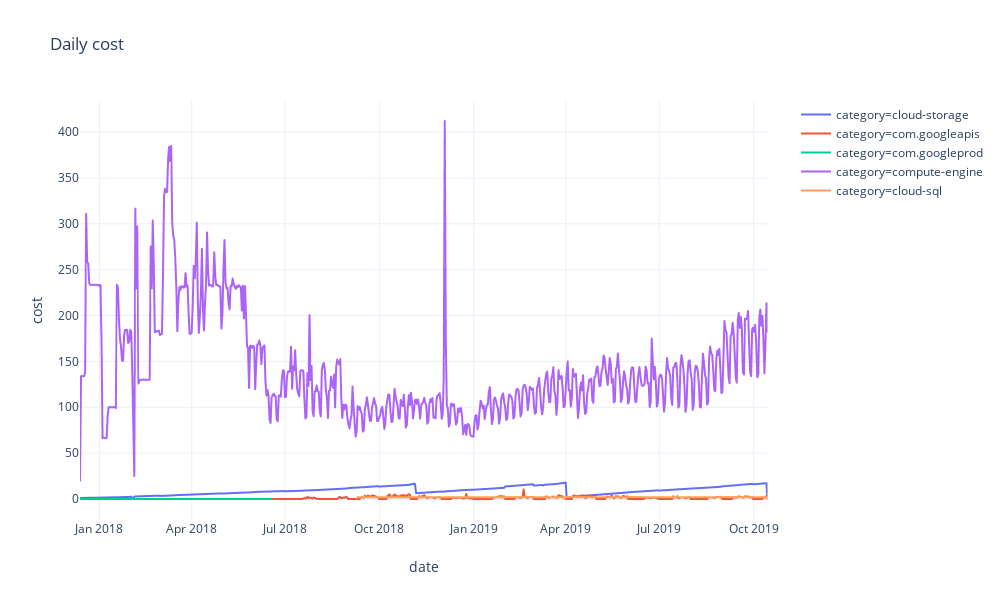

Notebook source saved alongside this figure:
### Code cell
pe.line(category, x='date', y='cost', color='category', width=1000, template='plotly_white', title="Daily cost")

### Figure 1 — Plotly figure (JSON) as saved in the notebook; plotly's stock layout.template omitted (floating-point values rounded to 4 significant figures; data arrays with more than 128 entries replaced by an {"elided": "..."} marker saying what was removed)
{"data": [{"hoverlabel": {"namelength": 0}, "hovertemplate": "category=cloud-storage<br>date=%{x}<br>cost=%{y}", "legendgroup": "category=cloud-storage", "line": {"color": "#636efa", "dash": "solid"}, "mode": "lines", "name": "category=cloud-storage", "showlegend": true, "type": "scattergl", "x": {"elided": "671 str values"}, "xaxis": "x", "y": {"elided": "671 float values"}, "yaxis": "y"}, {"hoverlabel": {"namelength": 0}, "hovertemplate": "category=com.googleapis<br>date=%{x}<br>cost=%{y}", "legendgroup": "category=com.googleapis", "line": {"color": "#EF553B", "dash": "solid"}, "mode": "lines", "name": "category=com.googleapis", "showlegend": true, "type": "scattergl", "x": {"elided": "671 str values"}, "xaxis": "x", "y": {"elided": "671 float values"}, "yaxis": "y"}, {"hoverlabel": {"namelength": 0}, "hovertemplate": "category=com.googleprod<br>date=%{x}<br>cost=%{y}", "legendgroup": "category=com.googleprod", "line": {"color": "#00cc96", "dash": "solid"}, "mode": "lines", "name": "category=com.googleprod", "showlegend": true, "type": "scattergl", "x": {"elided": "187 str values"}, "xaxis": "x", "y": {"elided": "187 int values"}, "yaxis": "y"}, {"hoverlabel": {"namelength": 0}, "hovertemplate": "category=compute-engine<br>date=%{x}<br>cost=%{y}", "legendgroup": "category=compute-engine", "line": {"color": "#ab63fa", "dash": "solid"}, "mode": "lines", "name": "category=compute-engine", "showlegend": true, "type": "scattergl", "x": {"elided": "671 str values"}, "xaxis": "x", "y": {"elided": "671 float values"}, "yaxis": "y"}, {"hoverlabel": {"namelength": 0}, "hovertemplate": "category=cloud-sql<br>date=%{x}<br>cost=%{y}", "legendgroup": "category=cloud-sql", "line": {"color": "#FFA15A", "dash": "solid"}, "mode": "lines", "name": "category=cloud-sql", "showlegend": true, "type": "scattergl", "x": {"elided": "402 str values"}, "xaxis": "x", "y": {"elided": "402 float values"}, "yaxis": "y"}], "layout": {"height": 600, "legend": {"tracegroupgap": 0}, "title": {"text": "Daily cost"}, "width": 1000, "xaxis": {"anchor": "y", "autorange": true, "domain": [0, 0.98], "range": ["2017-12-13", "2019-10-15"], "title": {"text": "date"}, "type": "date"}, "yaxis": {"anchor": "x", "autorange": true, "domain": [0, 1], "range": [-22.89, 435.0], "title": {"text": "cost"}, "type": "linear"}}}
